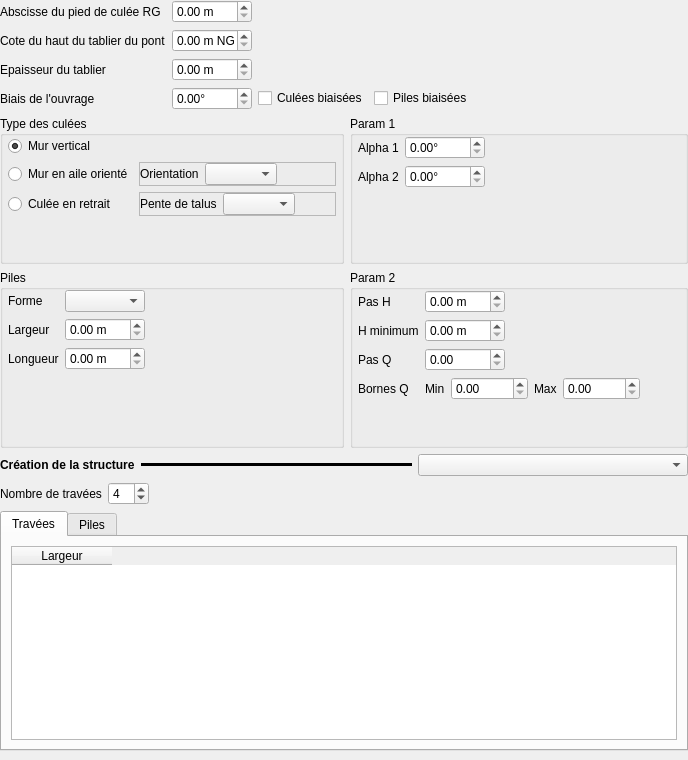
     <widget class="QWidget" name="ong_pc_brad">
      <layout class="QVBoxLayout" name="verticalLayout_4">
       <property name="margin">
        <number>0</number>
       </property>
       <item>
        <layout class="QGridLayout" name="gridLayout_2">
         <item row="4" column="2">
          <layout class="QHBoxLayout" name="horizontalLayout_4">
           <item>
            <widget class="QCheckBox" name="cc00_biai_cul">
             <property name="text">
              <string>Culées biaisées</string>
             </property>
            </widget>
           </item>
           <item>
            <widget class="QCheckBox" name="cc00_biai_pil">
             <property name="text">
              <string>Piles biaisées</string>
             </property>
            </widget>
           </item>
           <item>
            <spacer name="horizontalSpacer_3">
             <property name="orientation">
              <enum>Qt::Horizontal</enum>
             </property>
             <property name="sizeHint" stdset="0">
              <size>
               <width>40</width>
               <height>20</height>
              </size>
             </property>
            </spacer>
           </item>
          </layout>
         </item>
         <item row="4" column="0">
          <widget class="QLabel" name="label_8">
           <property name="text">
            <string>Biais de l'ouvrage</string>
           </property>
          </widget>
         </item>
         <item row="4" column="1">
          <widget class="QDoubleSpinBox" name="dsb00_biai_ouv">
           <property name="maximumSize">
            <size>
             <width>80</width>
             <height>16777215</height>
            </size>
           </property>
           <property name="suffix">
            <string>°</string>
           </property>
           <property name="maximum">
            <double>360.000000000000000</double>
           </property>
          </widget>
         </item>
         <item row="2" column="1">
          <widget class="QDoubleSpinBox" name="dsb00_cote_tab">
           <property name="maximumSize">
            <size>
             <width>80</width>
             <height>16777215</height>
            </size>
           </property>
           <property name="suffix">
            <string> m NGF</string>
           </property>
           <property name="maximum">
            <double>10000.000000000000000</double>
           </property>
          </widget>
         </item>
         <item row="1" column="1">
          <widget class="QDoubleSpinBox" name="dsb00_abs_cul_rg">
           <property name="maximumSize">
            <size>
             <width>80</width>
             <height>16777215</height>
            </size>
           </property>
           <property name="suffix">
            <string> m</string>
           </property>
           <property name="maximum">
            <double>10000.000000000000000</double>
           </property>
          </widget>
         </item>
         <item row="1" column="0">
          <widget class="QLabel" name="label_17">
           <property name="text">
            <string>Abscisse du pied de culée RG</string>
           </property>
          </widget>
         </item>
         <item row="2" column="0">
          <widget class="QLabel" name="label_6">
           <property name="text">
            <string>Cote du haut du tablier du pont</string>
           </property>
          </widget>
         </item>
         <item row="3" column="0">
          <widget class="QLabel" name="label_13">
           <property name="text">
            <string>Epaisseur du tablier</string>
           </property>
          </widget>
         </item>
         <item row="3" column="1">
          <widget class="QDoubleSpinBox" name="dsb00_epai_tab">
           <property name="maximumSize">
            <size>
             <width>80</width>
             <height>16777215</height>
            </size>
           </property>
           <property name="suffix">
            <string> m</string>
           </property>
           <property name="maximum">
            <double>10000.000000000000000</double>
           </property>
          </widget>
         </item>
        </layout>
       </item>
       <item>
        <layout class="QGridLayout" name="gridLayout_4">
         <item row="0" column="0">
          <widget class="QGroupBox" name="groupBox">
           <property name="title">
            <string>Type des culées</string>
           </property>
           <layout class="QVBoxLayout" name="verticalLayout_8">
            <property name="leftMargin">
             <number>5</number>
            </property>
            <property name="topMargin">
             <number>0</number>
            </property>
            <property name="rightMargin">
             <number>5</number>
            </property>
            <property name="bottomMargin">
             <number>5</number>
            </property>
            <item>
             <layout class="QGridLayout" name="gridLayout_6">
              <item row="0" column="0">
               <widget class="QRadioButton" name="rb00_form_cul0">
                <property name="text">
                 <string>Mur vertical</string>
                </property>
                <property name="iconSize">
                 <size>
                  <width>44</width>
                  <height>27</height>
                 </size>
                </property>
                <property name="checked">
                 <bool>true</bool>
                </property>
               </widget>
              </item>
              <item row="1" column="0">
               <widget class="QRadioButton" name="rb00_form_cul1">
                <property name="text">
                 <string>Mur en aile orienté</string>
                </property>
                <property name="iconSize">
                 <size>
                  <width>62</width>
                  <height>27</height>
                 </size>
                </property>
                <property name="checked">
                 <bool>false</bool>
                </property>
               </widget>
              </item>
              <item row="2" column="0">
               <widget class="QRadioButton" name="rb00_form_cul2">
                <property name="text">
                 <string>Culée en retrait</string>
                </property>
                <property name="iconSize">
                 <size>
                  <width>65</width>
                  <height>27</height>
                 </size>
                </property>
               </widget>
              </item>
              <item row="1" column="1">
               <widget class="QFrame" name="frm00_orient_mur">
                <property name="frameShape">
                 <enum>QFrame::StyledPanel</enum>
                </property>
                <property name="frameShadow">
                 <enum>QFrame::Raised</enum>
                </property>
                <layout class="QHBoxLayout" name="horizontalLayout_8">
                 <property name="margin">
                  <number>0</number>
                 </property>
                 <item>
                  <widget class="QLabel" name="label_9">
                   <property name="text">
                    <string>Orientation</string>
                   </property>
                  </widget>
                 </item>
                 <item>
                  <widget class="QComboBox" name="cb00_orient_mur"/>
                 </item>
                 <item>
                  <spacer name="horizontalSpacer_5">
                   <property name="orientation">
                    <enum>Qt::Horizontal</enum>
                   </property>
                   <property name="sizeHint" stdset="0">
                    <size>
                     <width>40</width>
                     <height>20</height>
                    </size>
                   </property>
                  </spacer>
                 </item>
                </layout>
               </widget>
              </item>
              <item row="2" column="1">
               <widget class="QFrame" name="frm00_pente_tal">
                <property name="frameShape">
                 <enum>QFrame::StyledPanel</enum>
                </property>
                <property name="frameShadow">
                 <enum>QFrame::Raised</enum>
                </property>
                <layout class="QHBoxLayout" name="horizontalLayout_10">
                 <property name="margin">
                  <number>0</number>
                 </property>
                 <item>
                  <widget class="QLabel" name="label_10">
                   <property name="sizePolicy">
                    <sizepolicy hsizetype="Maximum" vsizetype="Preferred">
                     <horstretch>0</horstretch>
                     <verstretch>0</verstretch>
                    </sizepolicy>
                   </property>
                   <property name="text">
                    <string>Pente de talus</string>
                   </property>
                  </widget>
                 </item>
                 <item>
                  <widget class="QComboBox" name="cb00_pente_tal"/>
                 </item>
                 <item>
                  <spacer name="horizontalSpacer_6">
                   <property name="orientation">
                    <enum>Qt::Horizontal</enum>
                   </property>
                   <property name="sizeHint" stdset="0">
                    <size>
                     <width>40</width>
                     <height>20</height>
                    </size>
                   </property>
                  </spacer>
                 </item>
                </layout>
               </widget>
              </item>
              <item row="0" column="1">
               <spacer name="horizontalSpacer_2">
                <property name="orientation">
                 <enum>Qt::Horizontal</enum>
                </property>
                <property name="sizeHint" stdset="0">
                 <size>
                  <width>40</width>
                  <height>20</height>
                 </size>
                </property>
               </spacer>
              </item>
             </layout>
            </item>
            <item>
             <spacer name="verticalSpacer_4">
              <property name="orientation">
               <enum>Qt::Vertical</enum>
              </property>
              <property name="sizeHint" stdset="0">
               <size>
                <width>20</width>
                <height>40</height>
               </size>
              </property>
             </spacer>
            </item>
           </layout>
          </widget>
         </item>
         <item row="1" column="0">
          <widget class="QGroupBox" name="groupBox_2">
           <property name="title">
            <string>Piles</string>
           </property>
           <layout class="QVBoxLayout" name="verticalLayout_14">
            <property name="leftMargin">
             <number>5</number>
            </property>
            <property name="topMargin">
             <number>0</number>
            </property>
            <property name="rightMargin">
             <number>5</number>
            </property>
            <property name="bottomMargin">
             <number>5</number>
            </property>
            <item>
             <layout class="QGridLayout" name="gridLayout_7">
              <item row="2" column="1">
               <widget class="QDoubleSpinBox" name="dsb00_long_pil">
                <property name="maximumSize">
                 <size>
                  <width>80</width>
                  <height>16777215</height>
                 </size>
                </property>
                <property name="suffix">
                 <string> m</string>
                </property>
                <property name="maximum">
                 <double>10000.000000000000000</double>
                </property>
               </widget>
              </item>
              <item row="1" column="1">
               <widget class="QDoubleSpinBox" name="dsb00_larg_pil">
                <property name="maximumSize">
                 <size>
                  <width>80</width>
                  <height>16777215</height>
                 </size>
                </property>
                <property name="suffix">
                 <string> m</string>
                </property>
                <property name="maximum">
                 <double>10000.000000000000000</double>
                </property>
               </widget>
              </item>
              <item row="2" column="0">
               <widget class="QLabel" name="label_22">
                <property name="text">
                 <string>Longueur</string>
                </property>
               </widget>
              </item>
              <item row="1" column="0">
               <widget class="QLabel" name="label_25">
                <property name="text">
                 <string>Largeur</string>
                </property>
               </widget>
              </item>
              <item row="1" column="2">
               <spacer name="horizontalSpacer_9">
                <property name="orientation">
                 <enum>Qt::Horizontal</enum>
                </property>
                <property name="sizeHint" stdset="0">
                 <size>
                  <width>40</width>
                  <height>20</height>
                 </size>
                </property>
               </spacer>
              </item>
              <item row="0" column="0">
               <widget class="QLabel" name="label_14">
                <property name="text">
                 <string>Forme</string>
                </property>
               </widget>
              </item>
              <item row="0" column="1">
               <widget class="QComboBox" name="cb00_form_pil"/>
              </item>
             </layout>
            </item>
            <item>
             <spacer name="verticalSpacer_6">
              <property name="orientation">
               <enum>Qt::Vertical</enum>
              </property>
              <property name="sizeHint" stdset="0">
               <size>
                <width>20</width>
                <height>40</height>
               </size>
              </property>
             </spacer>
            </item>
           </layout>
          </widget>
         </item>
         <item row="0" column="1">
          <widget class="QGroupBox" name="groupBox_3">
           <property name="title">
            <string>Param 1</string>
           </property>
           <layout class="QVBoxLayout" name="verticalLayout_15">
            <property name="leftMargin">
             <number>5</number>
            </property>
            <property name="topMargin">
             <number>0</number>
            </property>
            <property name="rightMargin">
             <number>5</number>
            </property>
            <property name="bottomMargin">
             <number>5</number>
            </property>
            <item>
             <layout class="QGridLayout" name="gridLayout_8">
              <item row="0" column="0">
               <widget class="QLabel" name="label_26">
                <property name="text">
                 <string>Alpha 1</string>
                </property>
               </widget>
              </item>
              <item row="0" column="1">
               <widget class="QDoubleSpinBox" name="dsb00_alpha1">
                <property name="maximumSize">
                 <size>
                  <width>80</width>
                  <height>16777215</height>
                 </size>
                </property>
                <property name="suffix">
                 <string>°</string>
                </property>
                <property name="maximum">
                 <double>10000.000000000000000</double>
                </property>
               </widget>
              </item>
              <item row="1" column="1">
               <widget class="QDoubleSpinBox" name="dsb00_alpha2">
                <property name="maximumSize">
                 <size>
                  <width>80</width>
                  <height>16777215</height>
                 </size>
                </property>
                <property name="suffix">
                 <string>°</string>
                </property>
                <property name="maximum">
                 <double>10000.000000000000000</double>
                </property>
               </widget>
              </item>
              <item row="1" column="0">
               <widget class="QLabel" name="label_27">
                <property name="text">
                 <string>Alpha 2</string>
                </property>
               </widget>
              </item>
              <item row="0" column="2">
               <spacer name="horizontalSpacer_10">
                <property name="orientation">
                 <enum>Qt::Horizontal</enum>
                </property>
                <property name="sizeHint" stdset="0">
                 <size>
                  <width>40</width>
                  <height>20</height>
                 </size>
                </property>
               </spacer>
              </item>
             </layout>
            </item>
            <item>
             <spacer name="verticalSpacer_5">
              <property name="orientation">
               <enum>Qt::Vertical</enum>
              </property>
              <property name="sizeHint" stdset="0">
               <size>
                <width>20</width>
                <height>40</height>
               </size>
              </property>
             </spacer>
            </item>
           </layout>
          </widget>
         </item>
         <item row="1" column="1">
          <widget class="QGroupBox" name="groupBox_4">
           <property name="title">
            <string>Param 2</string>
           </property>
           <layout class="QVBoxLayout" name="verticalLayout_16">
            <property name="leftMargin">
             <number>5</number>
            </property>
            <property name="topMargin">
             <number>0</number>
            </property>
            <property name="rightMargin">
             <number>5</number>
            </property>
            <property name="bottomMargin">
             <number>5</number>
            </property>
            <item>
             <layout class="QGridLayout" name="gridLayout_9">
              <item row="0" column="1">
               <widget class="QDoubleSpinBox" name="dsb00_h_pas">
                <property name="maximumSize">
                 <size>
                  <width>80</width>
                  <height>16777215</height>
                 </size>
                </property>
                <property name="suffix">
                 <string> m</string>
                </property>
                <property name="maximum">
                 <double>10000.000000000000000</double>
                </property>
               </widget>
              </item>
              <item row="1" column="0">
               <widget class="QLabel" name="label_28">
                <property name="text">
                 <string>H minimum</string>
                </property>
               </widget>
              </item>
              <item row="1" column="1">
               <widget class="QDoubleSpinBox" name="dsb00_h_min">
                <property name="maximumSize">
                 <size>
                  <width>80</width>
                  <height>16777215</height>
                 </size>
                </property>
                <property name="suffix">
                 <string> m</string>
                </property>
                <property name="maximum">
                 <double>10000.000000000000000</double>
                </property>
               </widget>
              </item>
              <item row="0" column="0">
               <widget class="QLabel" name="label_29">
                <property name="text">
                 <string>Pas H</string>
                </property>
               </widget>
              </item>
              <item row="2" column="1">
               <widget class="QDoubleSpinBox" name="dsb00_q_pas">
                <property name="maximumSize">
                 <size>
                  <width>80</width>
                  <height>16777215</height>
                 </size>
                </property>
                <property name="suffix">
                 <string/>
                </property>
                <property name="maximum">
                 <double>10000.000000000000000</double>
                </property>
               </widget>
              </item>
              <item row="2" column="0">
               <widget class="QLabel" name="label_30">
                <property name="text">
                 <string>Pas Q</string>
                </property>
               </widget>
              </item>
              <item row="3" column="0">
               <widget class="QLabel" name="label_31">
                <property name="text">
                 <string>Bornes Q</string>
                </property>
               </widget>
              </item>
              <item row="3" column="1">
               <layout class="QHBoxLayout" name="horizontalLayout_11">
                <item>
                 <widget class="QLabel" name="label_32">
                  <property name="text">
                   <string>Min</string>
                  </property>
                 </widget>
                </item>
                <item>
                 <widget class="QDoubleSpinBox" name="dsb00_q_min">
                  <property name="maximumSize">
                   <size>
                    <width>80</width>
                    <height>16777215</height>
                   </size>
                  </property>
                  <property name="suffix">
                   <string/>
                  </property>
                  <property name="maximum">
                   <double>10000.000000000000000</double>
                  </property>
                 </widget>
                </item>
                <item>
                 <widget class="QLabel" name="label_33">
                  <property name="text">
                   <string>Max</string>
                  </property>
                 </widget>
                </item>
                <item>
                 <widget class="QDoubleSpinBox" name="dsb00_q_max">
                  <property name="maximumSize">
                   <size>
                    <width>80</width>
                    <height>16777215</height>
                   </size>
                  </property>
                  <property name="suffix">
                   <string/>
                  </property>
                  <property name="maximum">
                   <double>10000.000000000000000</double>
                  </property>
                 </widget>
                </item>
                <item>
                 <spacer name="horizontalSpacer_11">
                  <property name="orientation">
                   <enum>Qt::Horizontal</enum>
                  </property>
                  <property name="sizeHint" stdset="0">
                   <size>
                    <width>40</width>
                    <height>20</height>
                   </size>
                  </property>
                 </spacer>
                </item>
               </layout>
              </item>
             </layout>
            </item>
            <item>
             <spacer name="verticalSpacer_7">
              <property name="orientation">
               <enum>Qt::Vertical</enum>
              </property>
              <property name="sizeHint" stdset="0">
               <size>
                <width>20</width>
                <height>40</height>
               </size>
              </property>
             </spacer>
            </item>
           </layout>
          </widget>
         </item>
        </layout>
       </item>
       <item>
        <layout class="QHBoxLayout" name="horizontalLayout_6">
         <item>
          <widget class="QLabel" name="label_11">
           <property name="sizePolicy">
            <sizepolicy hsizetype="Maximum" vsizetype="Preferred">
             <horstretch>0</horstretch>
             <verstretch>0</verstretch>
            </sizepolicy>
           </property>
           <property name="font">
            <font>
             <weight>75</weight>
             <bold>true</bold>
            </font>
           </property>
           <property name="text">
            <string>Création de la structure</string>
           </property>
          </widget>
         </item>
         <item>
          <widget class="Line" name="line_3">
           <property name="frameShadow">
            <enum>QFrame::Plain</enum>
           </property>
           <property name="lineWidth">
            <number>10</number>
           </property>
           <property name="midLineWidth">
            <number>4</number>
           </property>
           <property name="orientation">
            <enum>Qt::Horizontal</enum>
           </property>
          </widget>
         </item>
         <item>
          <widget class="QComboBox" name="cb00_met_crea">
           <property name="maximumSize">
            <size>
             <width>300</width>
             <height>16777215</height>
            </size>
           </property>
          </widget>
         </item>
        </layout>
       </item>
       <item>
        <widget class="QStackedWidget" name="sw00_elem">
         <property name="sizePolicy">
          <sizepolicy hsizetype="Expanding" vsizetype="Preferred">
           <horstretch>0</horstretch>
           <verstretch>0</verstretch>
          </sizepolicy>
         </property>
         <property name="currentIndex">
          <number>0</number>
         </property>
         <widget class="QWidget" name="ong000_met">
          <layout class="QVBoxLayout" name="verticalLayout_3">
           <property name="leftMargin">
            <number>0</number>
           </property>
           <property name="topMargin">
            <number>0</number>
           </property>
           <property name="rightMargin">
            <number>0</number>
           </property>
           <item>
            <layout class="QHBoxLayout" name="horizontalLayout_2">
             <item>
              <widget class="QLabel" name="label_18">
               <property name="text">
                <string>Nombre de travées</string>
               </property>
              </widget>
             </item>
             <item>
              <widget class="QSpinBox" name="sb000_nb_trav">
               <property name="maximumSize">
                <size>
                 <width>80</width>
                 <height>16777215</height>
                </size>
               </property>
               <property name="value">
                <number>4</number>
               </property>
              </widget>
             </item>
             <item>
              <spacer name="horizontalSpacer">
               <property name="orientation">
                <enum>Qt::Horizontal</enum>
               </property>
               <property name="sizeHint" stdset="0">
                <size>
                 <width>40</width>
                 <height>20</height>
                </size>
               </property>
              </spacer>
             </item>
            </layout>
           </item>
           <item>
            <widget class="QTabWidget" name="clas000_met">
             <property name="currentIndex">
              <number>0</number>
             </property>
             <widget class="QWidget" name="ong000_trav">
              <attribute name="title">
               <string>Travées</string>
              </attribute>
              <layout class="QVBoxLayout" name="verticalLayout_6">
               <item>
                <widget class="QTableWidget" name="tab000_trav">
                 <property name="sizePolicy">
                  <sizepolicy hsizetype="Minimum" vsizetype="Expanding">
                   <horstretch>0</horstretch>
                   <verstretch>0</verstretch>
                  </sizepolicy>
                 </property>
                 <property name="alternatingRowColors">
                  <bool>true</bool>
                 </property>
                 <attribute name="verticalHeaderDefaultSectionSize">
                  <number>24</number>
                 </attribute>
                 <column>
                  <property name="text">
                   <string>Largeur</string>
                  </property>
                 </column>
                </widget>
               </item>
              </layout>
             </widget>
             <widget class="QWidget" name="ong000_pile">
              <attribute name="title">
               <string>Piles</string>
              </attribute>
              <layout class="QVBoxLayout" name="verticalLayout_2">
               <item>
                <widget class="QTableWidget" name="tab000_pile">
                 <property name="enabled">
                  <bool>false</bool>
                 </property>
                 <property name="alternatingRowColors">
                  <bool>true</bool>
                 </property>
                 <attribute name="verticalHeaderDefaultSectionSize">
                  <number>24</number>
                 </attribute>
                 <column>
                  <property name="text">
                   <string>Forme</string>
                  </property>
                 </column>
                 <column>
                  <property name="text">
                   <string>Largeur</string>
                  </property>
                 </column>
                 <column>
                  <property name="text">
                   <string>Biais de la pile par rapport à l'axe du pont</string>
                  </property>
                 </column>
                </widget>
               </item>
              </layout>
             </widget>
            </widget>
           </item>
          </layout>
         </widget>
         <widget class="QWidget" name="ong001_met"/>
        </widget>
       </item>
      </layout>
     </widget>
